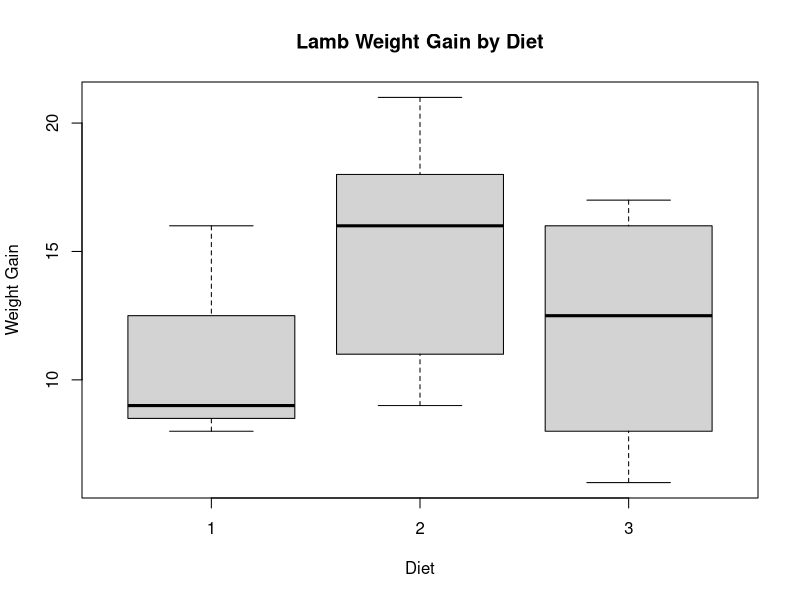
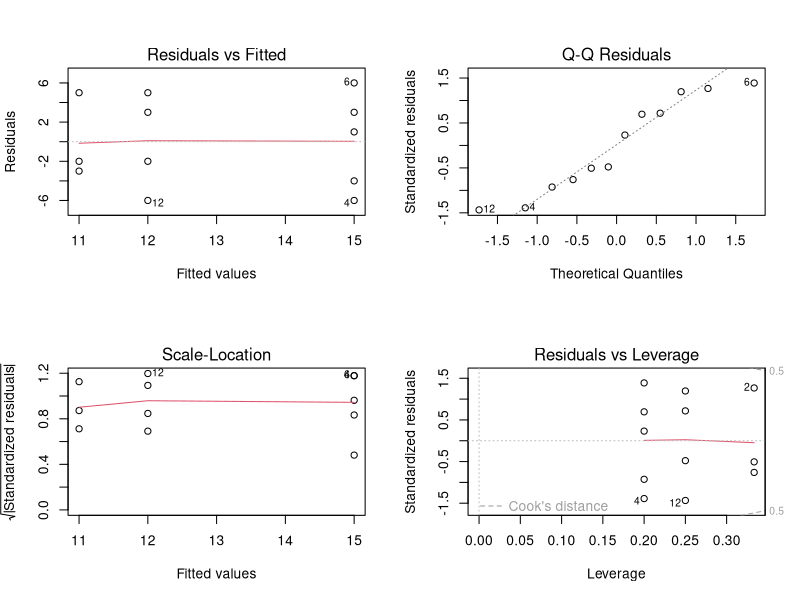
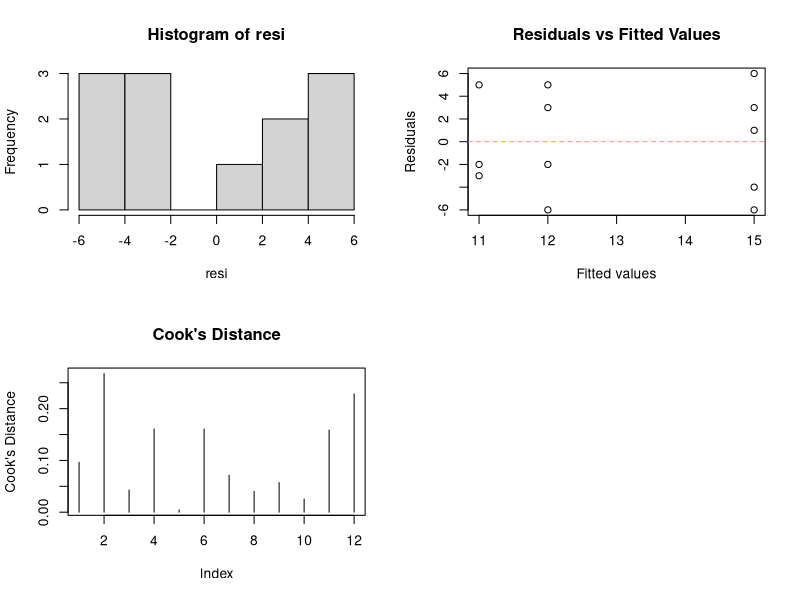

These charts were generated, in order, by the following R code:
## ---- chunk 1

p_value <- 1 - pf(4.3063, df1 = 4, df2 = 60)
p_value
## ---- chunk 2

data <- data.frame(diet = c(1, 1, 1,
           2, 2, 2, 2, 2,
           3, 3, 3, 3), 
           
WeightGain = c(8, 16, 9,
                 9, 16, 21, 11, 18,
                 15, 10, 17, 6)
)


data_2<- data.frame(
  diet = factor(c(
    rep("1", 3),
    rep("2", 5),
    rep("3", 4)
  )),
  WeightGain = c(
    8, 16, 9,
    9, 16, 21, 11, 18,
    15, 10, 17, 6
  )
)
head(data_2)
str(data)
head(data)

View(data)
## ---- chunk 3
table(data$diet)
summary(data)
## ---- chunk 4
tapply(data$WeightGain, data$diet, summary)
 
boxplot(WeightGain ~ diet, data = data,
        xlab = "Diet",
        ylab = "Weight Gain",
        main = "Lamb Weight Gain by Diet")

## ---- chunk 5
anova_model <- aov(WeightGain ~ diet, data = data_2)
summary(anova_model)
## ---- chunk 6
par(mfrow = c(2,2))
plot(anova_model)


resi <- residuals(anova_model)
shapiro.test(resi)
hist(resi)
## ---- chunk 7
plot(fitted(anova_model), residuals(anova_model),
     xlab = "Fitted values",
     ylab = "Residuals",
     main = "Residuals vs Fitted Values")
abline(h = 0, lty = 2, col = "orange")

## ---- chunk 8
bartlett.test(WeightGain ~ diet, data = data_2)
library(car)
leveneTest(WeightGain ~ diet, data = data_2)

## ---- chunk 9

plot(cooks.distance(anova_model),
     type = "h",
     ylab = "Cook's Distance",
     main = "Cook's Distance")
abline(h = 4/length(residuals(anova_model)), lty = 2)
